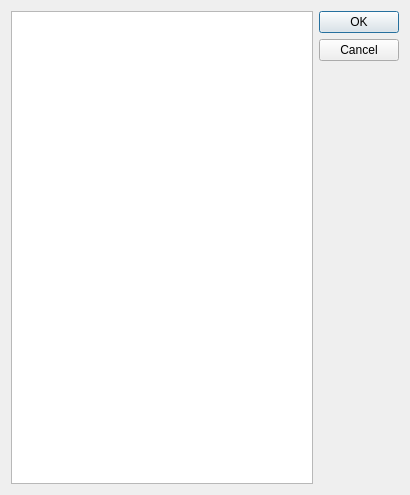
<ui version="4.0" >
 <class>LabelSelectionDialog</class>
 <widget class="QDialog" name="LabelSelectionDialog" >
  <property name="geometry" >
   <rect>
    <x>0</x>
    <y>0</y>
    <width>410</width>
    <height>495</height>
   </rect>
  </property>
  <property name="windowTitle" >
   <string>Label selection</string>
  </property>
  <layout class="QHBoxLayout" >
   <item>
    <widget class="QListWidget" name="lwLabels" >
     <property name="alternatingRowColors" >
      <bool>true</bool>
     </property>
     <property name="selectionBehavior" >
      <enum>QAbstractItemView::SelectItems</enum>
     </property>
     <property name="sortingEnabled" >
      <bool>true</bool>
     </property>
    </widget>
   </item>
   <item>
    <widget class="QDialogButtonBox" name="buttonBox" >
     <property name="orientation" >
      <enum>Qt::Vertical</enum>
     </property>
     <property name="standardButtons" >
      <set>QDialogButtonBox::Cancel|QDialogButtonBox::NoButton|QDialogButtonBox::Ok</set>
     </property>
    </widget>
   </item>
  </layout>
 </widget>
 <resources/>
 <connections>
  <connection>
   <sender>buttonBox</sender>
   <signal>accepted()</signal>
   <receiver>LabelSelectionDialog</receiver>
   <slot>accept()</slot>
   <hints>
    <hint type="sourcelabel" >
     <x>248</x>
     <y>254</y>
    </hint>
    <hint type="destinationlabel" >
     <x>157</x>
     <y>274</y>
    </hint>
   </hints>
  </connection>
  <connection>
   <sender>buttonBox</sender>
   <signal>rejected()</signal>
   <receiver>LabelSelectionDialog</receiver>
   <slot>reject()</slot>
   <hints>
    <hint type="sourcelabel" >
     <x>316</x>
     <y>260</y>
    </hint>
    <hint type="destinationlabel" >
     <x>286</x>
     <y>274</y>
    </hint>
   </hints>
  </connection>
 </connections>
</ui>
